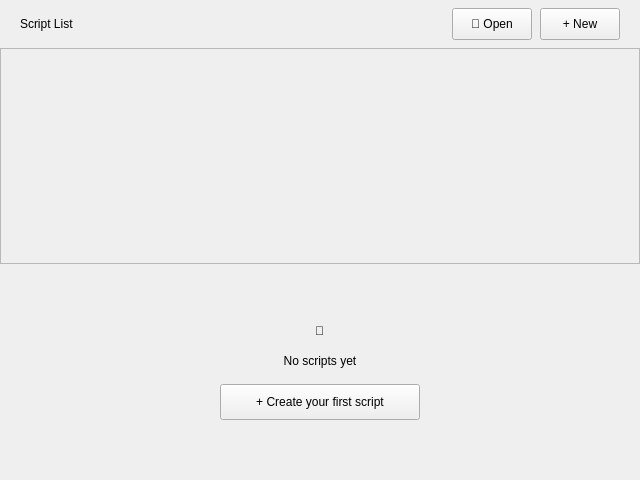
<?xml version="1.0" encoding="UTF-8"?>
<ui version="4.0">
 <class>ScriptListPage</class>
 <widget class="QWidget" name="ScriptListPage">
  <property name="geometry">
   <rect>
    <x>0</x>
    <y>0</y>
    <width>640</width>
    <height>480</height>
   </rect>
  </property>
  <layout class="QVBoxLayout" name="pageLayout">
   <property name="spacing">
    <number>0</number>
   </property>
   <property name="leftMargin">
    <number>0</number>
   </property>
   <property name="topMargin">
    <number>0</number>
   </property>
   <property name="rightMargin">
    <number>0</number>
   </property>
   <property name="bottomMargin">
    <number>0</number>
   </property>
   <item>
    <widget class="QFrame" name="headerFrame">
     <property name="minimumSize">
      <size>
       <width>0</width>
       <height>48</height>
      </size>
     </property>
     <property name="maximumSize">
      <size>
       <width>16777215</width>
       <height>48</height>
      </size>
     </property>
     <layout class="QHBoxLayout" name="headerLayout">
      <property name="spacing">
       <number>8</number>
      </property>
      <property name="leftMargin">
       <number>20</number>
      </property>
      <property name="topMargin">
       <number>0</number>
      </property>
      <property name="rightMargin">
       <number>20</number>
      </property>
      <property name="bottomMargin">
       <number>0</number>
      </property>
      <item>
       <widget class="QLabel" name="pageTitle">
        <property name="text">
         <string>Script List</string>
        </property>
       </widget>
      </item>
      <item>
       <spacer name="headerSpacer">
        <property name="orientation">
         <enum>Qt::Horizontal</enum>
        </property>
        <property name="sizeHint" stdset="0">
         <size>
          <width>40</width>
          <height>20</height>
         </size>
        </property>
       </spacer>
      </item>
      <item>
       <widget class="QPushButton" name="btnOpenScriptsDirSmall">
        <property name="minimumSize">
         <size>
          <width>80</width>
          <height>32</height>
         </size>
        </property>
        <property name="text">
         <string>📂 Open</string>
        </property>
       </widget>
      </item>
      <item>
       <widget class="QPushButton" name="btnNewScript">
        <property name="minimumSize">
         <size>
          <width>80</width>
          <height>32</height>
         </size>
        </property>
        <property name="text">
         <string>+ New</string>
        </property>
       </widget>
      </item>
     </layout>
    </widget>
   </item>
   <item>
    <widget class="QScrollArea" name="scrollArea">
     <property name="widgetResizable">
      <bool>true</bool>
     </property>
     <widget class="QWidget" name="scrollContent">
      <layout class="QVBoxLayout" name="scriptListLayout">
       <property name="spacing">
        <number>8</number>
       </property>
       <property name="leftMargin">
        <number>20</number>
       </property>
       <property name="topMargin">
        <number>4</number>
       </property>
       <property name="rightMargin">
        <number>20</number>
       </property>
       <property name="bottomMargin">
        <number>20</number>
       </property>
      </layout>
     </widget>
    </widget>
   </item>
   <item>
    <widget class="QFrame" name="emptyState">
     <property name="visible">
      <bool>false</bool>
     </property>
     <layout class="QVBoxLayout" name="emptyStateLayout">
      <property name="spacing">
       <number>16</number>
      </property>
      <item>
       <spacer name="emptyTopSpacer">
        <property name="orientation">
         <enum>Qt::Vertical</enum>
        </property>
        <property name="sizeHint" stdset="0">
         <size>
          <width>20</width>
          <height>40</height>
         </size>
        </property>
       </spacer>
      </item>
      <item alignment="Qt::AlignHCenter">
       <widget class="QLabel" name="emptyIcon">
        <property name="text">
         <string notr="true">📝</string>
        </property>
        <property name="alignment">
         <set>Qt::AlignCenter</set>
        </property>
       </widget>
      </item>
      <item alignment="Qt::AlignHCenter">
       <widget class="QLabel" name="emptyText">
        <property name="text">
         <string>No scripts yet</string>
        </property>
        <property name="alignment">
         <set>Qt::AlignCenter</set>
        </property>
       </widget>
      </item>
      <item alignment="Qt::AlignHCenter">
       <widget class="QPushButton" name="btnAddFirstScript">
        <property name="minimumSize">
         <size>
          <width>200</width>
          <height>36</height>
         </size>
        </property>
        <property name="text">
         <string>+ Create your first script</string>
        </property>
       </widget>
      </item>
      <item>
       <spacer name="emptyBottomSpacer">
        <property name="orientation">
         <enum>Qt::Vertical</enum>
        </property>
        <property name="sizeHint" stdset="0">
         <size>
          <width>20</width>
          <height>40</height>
         </size>
        </property>
       </spacer>
      </item>
     </layout>
    </widget>
   </item>
  </layout>
 </widget>
 <resources/>
 <connections/>
</ui>
